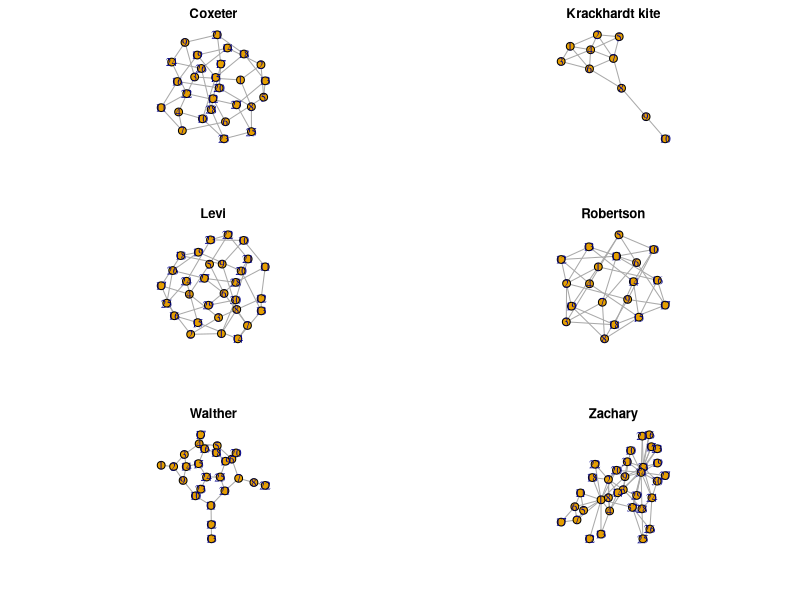
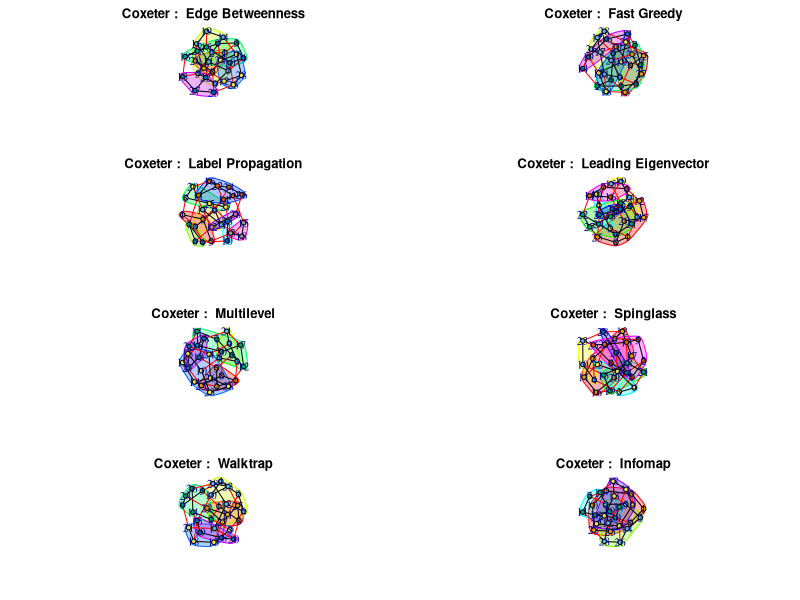
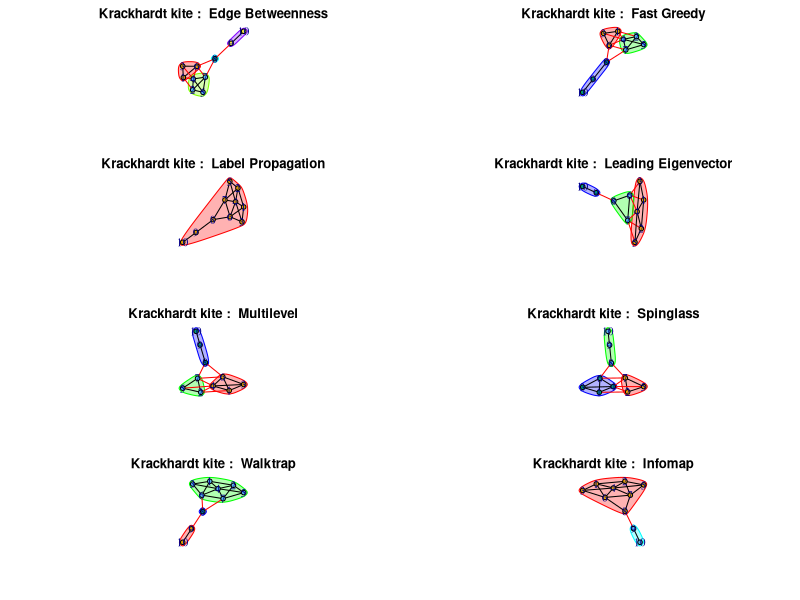
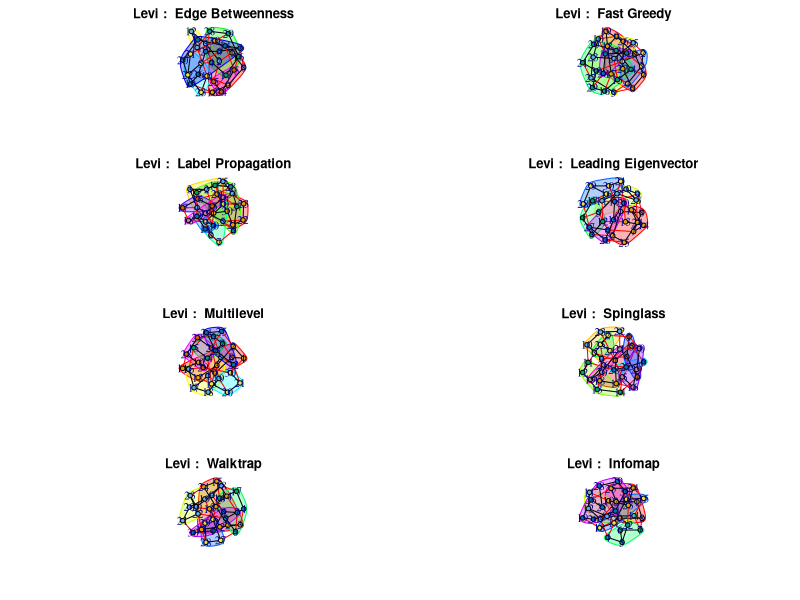
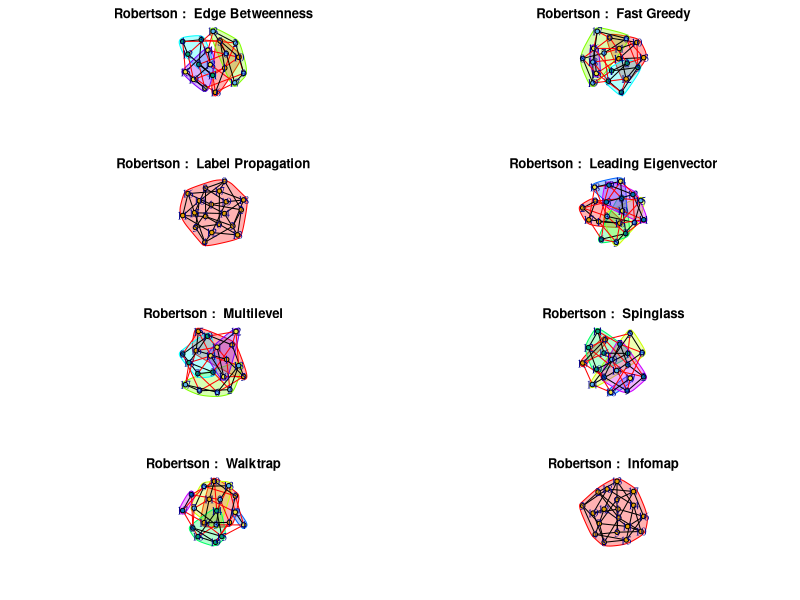
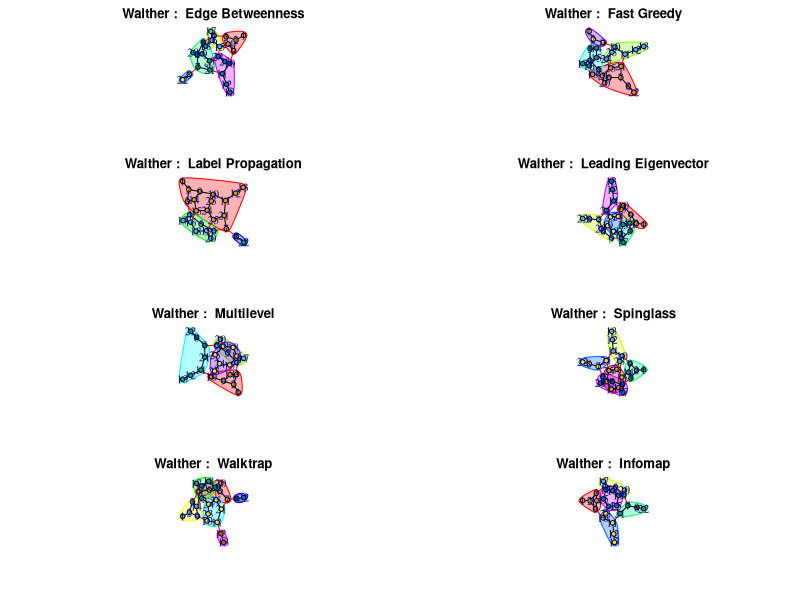
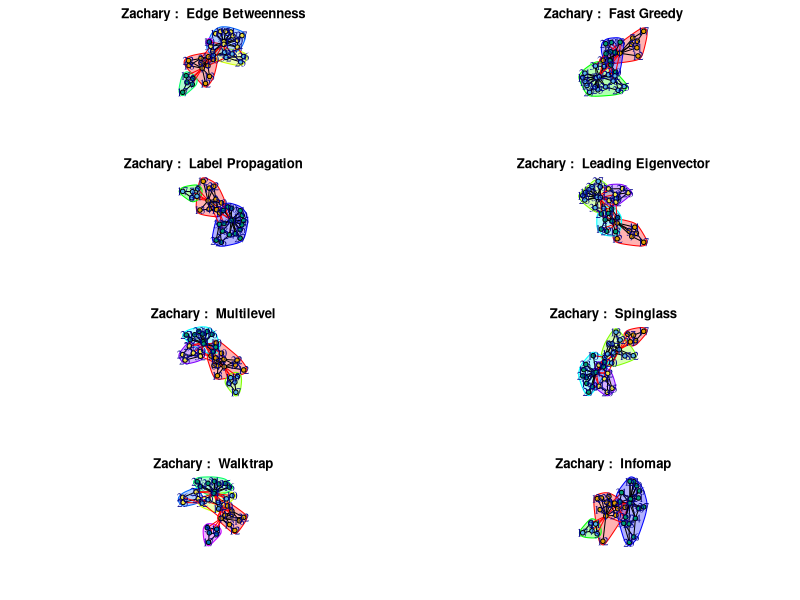

These charts were generated, in order, by the following R code: (Note: this script raises an error after producing the figures.)
## ---- chunk 1
knitr::opts_chunk$set(echo = TRUE)
## ---- chunk 2
# Load and install necessary packages
requiredPackages <- c("knitr", "rstudioapi", "kableExtra", "igraph")

for (pac in requiredPackages) {
    if(!require(pac,  character.only=TRUE)){
        install.packages(pac, repos="http://cran.rstudio.com")
        library(pac,  character.only=TRUE)
    }
}
rm(pac)
rm(requiredPackages)

# set pwd to current directory, must load rstudioapi before. Need to check availability of API to avoid issues when knitting
if (rstudioapi::isAvailable()) setwd(dirname(rstudioapi::getActiveDocumentContext()$path))

## ---- chunk 3
# List of graph names
graph_names <- c(
  'Coxeter',
  'Krackhardt kite',
  'Levi',
  'Robertson',
  'Walther',
  'Zachary'
)

# List of algorithm names
algorithm_names <- c(
  'Edge Betweenness',
  'Fast Greedy',
  'Label Propagation',
  'Leading Eigenvector',
  'Multilevel',
  'Spinglass',
  'Walktrap',
  'Infomap'
)

# List of algorithm functions. Cluter_optimal is disabled as it relies in GLTK which was taken out of R some time ago
community_algorithms <- c(
  edge.betweenness.community,
  fastgreedy.community,
  label.propagation.community,
  leading.eigenvector.community,
  multilevel.community,
  #cluster.optimal,
  spinglass.community,
  walktrap.community,
  infomap.community
)

# Functions to calculate the metric and some auxiliary ones
f_c <- function(coms, g) {
  t <- table(get.edges(g, E(g))*crossing(coms, g))
  sapply(1:length(coms), function(i) { sum(
    sapply(coms[[i]], function(x) if (is.na(t[toString(x)])) 0 else t[toString(x)])
  )})
}

m_c <- function(coms, g) {
  sapply(1:length(coms), function (i) length(E(induced_subgraph(g, coms[[i]]))))
}

tpt <- function(coms, g) {
    weighted.mean(sapply(1:length(coms), function(i){
      sum(count_triangles(induced_subgraph(g, coms[[i]]))>0)/length(coms[[i]])
    }), sizes(coms)/vcount(g))
}

expansion <- function (coms, g) {
  t <- table(get.edges(g, E(g))*crossing(coms, g))
  weighted.mean(f_c(coms, g)/as.numeric(sizes(coms)), sizes(coms)/vcount(g))
}

conductance <- function (coms, g) {
  fc <- f_c(coms, g)
  weighted.mean(fc/(2*m_c(coms, g) + fc), sizes(coms)/vcount(g))
}


# Generate graphs using iGraph
famous_graphs <- lapply(graph_names, graph.famous)

# Generate communities by applying all the algorithmss
coms <- lapply(famous_graphs, function(g) {
  lapply(community_algorithms, function(alg) alg(g))
})
## ---- chunk 4
old.par <- par(mfrow=c(ceiling(length(famous_graphs)/2), 2))
par(mar=c(4,4,2,2))
for (i in 1:length(famous_graphs)) {
  plot.igraph(
    famous_graphs[[i]],
    main=graph_names[[i]]
  )
}
## ---- chunk 5
summary_cols <- c('N', 'E', 'k', 'delta')
metric_stats <- lapply(famous_graphs, function(g) list(
                    N=vcount(g),
                    E=ecount(g),
                    k=2*ecount(g)/vcount(g),
                    delta=2*ecount(g)/(vcount(g)*(vcount(g)-1))))

summary_df <- data.frame(do.call(rbind, lapply(metric_stats, function(x) c(x$N, x$E, x$k, x$delta))), row.names=graph_names)
kable(summary_df, col.names=summary_cols, format='latex', booktabs=T, linesep='', align='c', digits=2) %>%
  kable_styling(latex_options="striped", full_width=F)
## ---- chunk 6
com_det <- structure(lapply(1:length(famous_graphs), function(i) {
  lapply(1:length(coms[[i]]), function(j) {c(
        tpt(coms[[i]][[j]], famous_graphs[[i]]),
        expansion(coms[[i]][[j]], famous_graphs[[i]]),
        conductance(coms[[i]][[j]], famous_graphs[[i]]),
        modularity(coms[[i]][[j]])
  )
  })
}), names=graph_names)

for(i in 1:length(coms)) {
  com_det_df <- data.frame(do.call(rbind, com_det[[i]]), row.names=algorithm_names)
print(kable(com_det_df, format='latex', col.names=c("TPT", "Expansion", "Conductance", "Modularity"), booktabs=T, linesep='', align='c', digits=3, caption = graph_names[[i]]) %>%
  kable_styling(latex_options=c("striped", "HOLD_position"), full_width=F,font_size = 7))
}
## ---- chunk 7
coms_df <- data.frame(t(do.call(rbind, lapply(coms, function(c) sapply(c, function(x) length(x))))), row.names=algorithm_names)
kable(coms_df, col.names=graph_names,  format='latex', booktabs=T, linesep='', align='c', digits=2) %>%
  kable_styling(latex_options="striped", full_width=F)
## ---- chunk 8
for(i in 1:length(famous_graphs)) {
  old.par <- par(mfrow=c(ceiling(length(community_algorithms)/2), 2))
  par(mar=c(4,4,2,2))
  for(j in 1:length(community_algorithms)) {
      plot(coms[[i]][[j]], famous_graphs[[i]],    main=paste(graph_names[[i]], ": ", algorithm_names[[j]]))
  }
}
## ---- chunk 9
wikipedia <- read.graph("data/wikipedia.gml", format="gml")
wt_coms <- walktrap.community(wikipedia)
## ---- chunk 10
summary_cols <- c('N', 'E', 'k', 'delta')
metric_stats <- c(
          N=vcount(wikipedia),
          E=ecount(wikipedia),
          k=2*ecount(wikipedia)/vcount(wikipedia),
          delta=2*ecount(wikipedia)/(vcount(wikipedia)*(vcount(wikipedia)-1)))
df_m <- data.frame(metric_stats)
colnames(df_m) <- "Wikipedia"

kable(t(df_m), col.names=summary_cols, booktabs=T, linesep='', format='latex', align='c', digits=4) %>%
  kable_styling(latex_options="striped", full_width=F)
## ---- chunk 11
t_sizes <- table(sizes(wt_coms))
plot(sort(unique(sizes(wt_coms))), as.vector(t_sizes), log='xy', xlab='community size', ylab='Occurences')
## ---- chunk 12
head(vertex_attr(induced.subgraph(wikipedia, V(wikipedia)[membership(wt_coms)==5]))$label,15)
## ---- chunk 13
plot(induced.subgraph(wikipedia, V(wikipedia)[membership(wt_coms)==21]))
